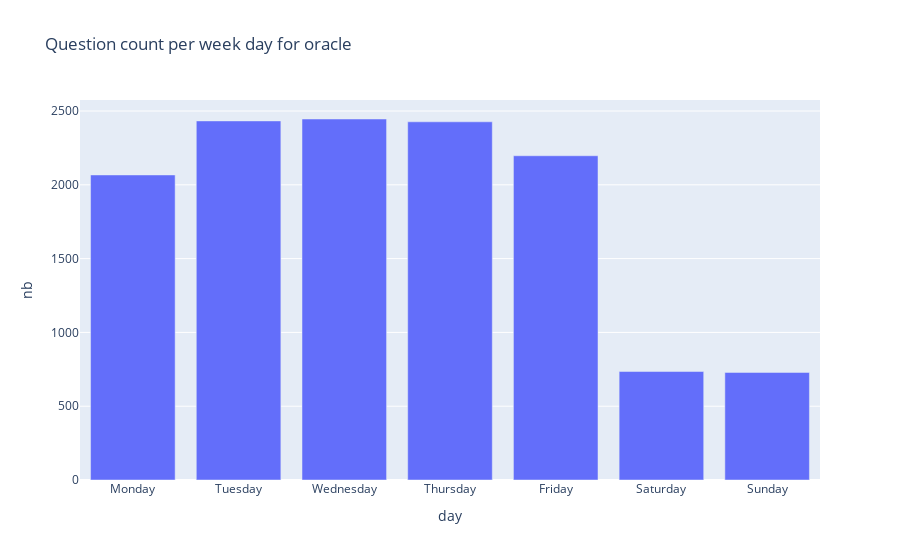

Notebook cell for this chart:
### Code cell
plot("oracle")

### Figure 1 — Plotly figure (JSON) as saved in the notebook; plotly's stock layout.template omitted (floating-point values rounded to 4 significant figures)
{"data": [{"alignmentgroup": "True", "hovertemplate": "day=%{x}<br>nb=%{y}<extra></extra>", "legendgroup": "", "marker": {"color": "#636efa", "pattern": {"shape": ""}}, "name": "", "offsetgroup": "", "orientation": "v", "showlegend": false, "textposition": "auto", "type": "bar", "x": ["Monday", "Tuesday", "Wednesday", "Thursday", "Friday", "Saturday", "Sunday"], "xaxis": "x", "y": [2067, 2433, 2446, 2427, 2197, 735, 729], "yaxis": "y"}], "layout": {"barmode": "relative", "legend": {"tracegroupgap": 0}, "title": {"text": "Question count per week day for oracle"}, "xaxis": {"anchor": "y", "domain": [0, 1], "title": {"text": "day"}}, "yaxis": {"anchor": "x", "domain": [0, 1], "title": {"text": "nb"}}}}
